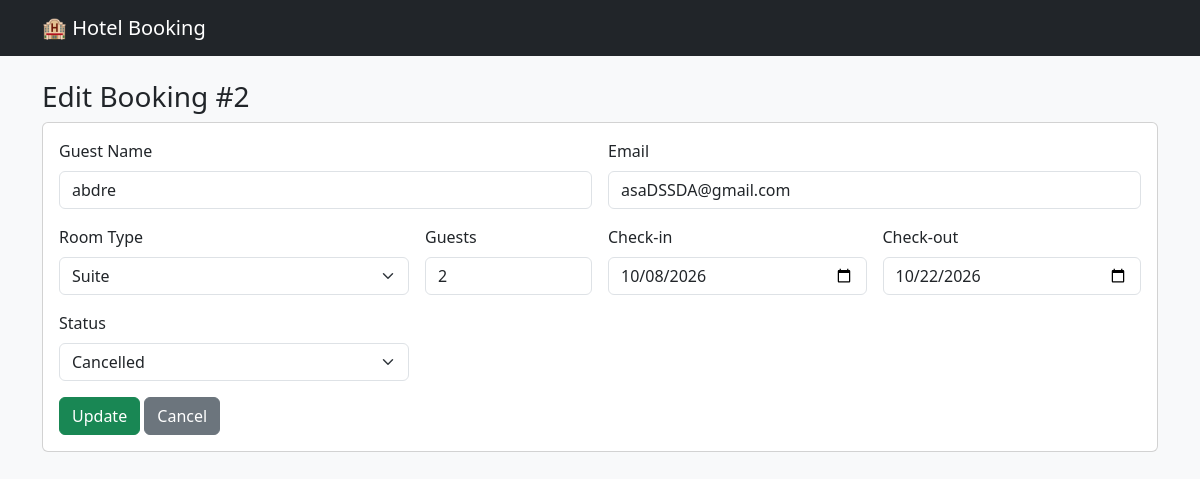
Page /edit.php?id=2 on the committed database.
### tables this page shows
CREATE TABLE `bookings` (
  `id` int(11) NOT NULL,
  `guest_name` varchar(255) NOT NULL,
  `email` varchar(255) NOT NULL,
  `room_type` varchar(20) NOT NULL,
  `guests` int(11) NOT NULL,
  `check_in` date NOT NULL,
  `check_out` date NOT NULL,
  `status` varchar(20) NOT NULL DEFAULT 'Pending',
  `created_at` timestamp NOT NULL DEFAULT current_timestamp()
);

### db.php (called while the page is built, shortened)
<?php
function e($v) {
    return htmlspecialchars((string)$v, ENT_QUOTES, 'UTF-8');
}

### form.php (the view, shortened to what this page needs)
<?php
function render_form(array $b, array $errors, string $button) { ?>
    <form method="POST" class="card card-body">
        <div class="row g-3">
            <div class="col-md-6">
                <label class="form-label">Guest Name</label>
                <input type="text" name="guest_name" class="form-control" value="<?= e($b['guest_name']) ?>">
            </div>
            <div class="col-md-6">
                <label class="form-label">Email</label>
                <input type="email" name="email" class="form-control" value="<?= e($b['email']) ?>">
            </div>
            <div class="col-md-4">
                <label class="form-label">Room Type</label>
                <select name="room_type" class="form-select">
                    <?php foreach (['Single', 'Double', 'Suite'] as $t): ?>
                        <option <?= $b['room_type'] === $t ? 'selected' : '' ?>><?= $t ?></option>
                    <?php endforeach; ?>
                </select>
            </div>
            <div class="col-md-2">
                <label class="form-label">Guests</label>
                <input type="number" name="guests" min="1" class="form-control" value="<?= e($b['guests']) ?>">
            </div>
            <div class="col-md-3">
                <label class="form-label">Check-in</label>
                <input type="date" name="check_in" class="form-control" value="<?= e($b['check_in']) ?>">
            </div>
            <div class="col-md-3">
                <label class="form-label">Check-out</label>
                <input type="date" name="check_out" class="form-control" value="<?= e($b['check_out']) ?>">
            </div>
            <div class="col-md-4">
                <label class="form-label">Status</label>
                <select name="status" class="form-select">
                    <?php foreach (['Pending', 'Confirmed', 'Cancelled'] as $s): ?>
                        <option <?= $b['status'] === $s ? 'selected' : '' ?>><?= $s ?></option>
                    <?php endforeach; ?>
                </select>
            </div>
        </div>
        <div class="mt-3">
            <button class="btn btn-success"><?= e($button) ?></button>
            <a href="index.php" class="btn btn-secondary">Cancel</a>
        </div>
    </form>
<?php }
function page_start(string $title) { ?>
<!DOCTYPE html>
<html>
<head>
    <link href="https://cdn.jsdelivr.net/npm/bootstrap@5.3.3/dist/css/bootstrap.min.css" rel="stylesheet">
</head>
<body class="bg-light">
<nav class="navbar navbar-dark bg-dark mb-4">
    <div class="container"><a class="navbar-brand" href="index.php">🏨 Hotel Booking</a></div>
</nav>
<div class="container">
<?php }
function page_end() { ?>
</div></body></html>
<?php }

### rows in the picture
bookings: guest_name "abdre", email "asaDSSDA@gmail.com", room_type "Suite", guests "2", check_in "10/08/2026", check_out "10/22/2026", status "Cancelled"

### other values in the picture
$id "2"
$button "Update"
